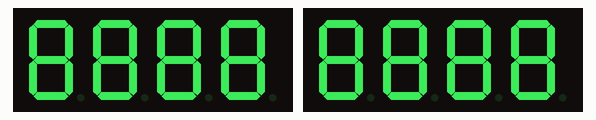
This sketch was run on a simulated Arduino Uno, built with avr-gcc and run on an emulated ATmega328P. Parts: 2 × 4-digit seven-segment display.

Above: at 2.1 s.
At 3.1 s:
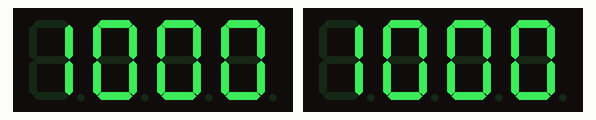
At 4.11 s:
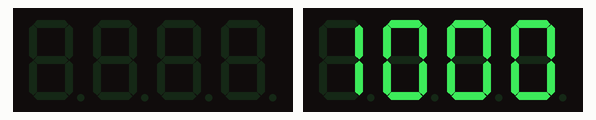

The sketch:

Digital_Displays.ino
```cpp
#include "SevenSegmentTM1637.h"

SevenSegmentTM1637 displaytop(9, 8);
SevenSegmentTM1637 displaybot(7, 6);

void setup()
{
  displaytop.begin();
  displaybot.begin();

  displaytop.setBacklight(100);
  displaybot.setBacklight(100);

  displaytop.print("8888");
  displaybot.print("8888");

  delay(1000);
}

void loop()
{
  displaytop.print(1000);
  displaybot.print(1000);

  delay(1000);

  displaytop.blink(100, 1);

  delay(50000);
}
```

Measured:
- what the display in image 0 shows lasts 1.0 s, from 2.1 s to 3.1 s
